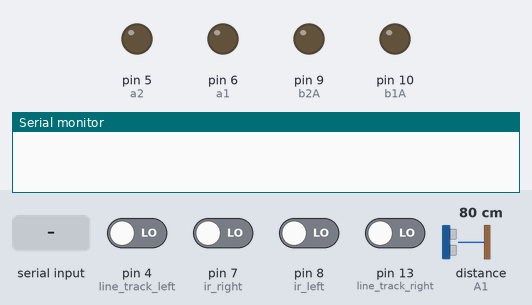
The sketch below on a simulated Arduino Uno, built with avr-gcc and run on an emulated ATmega328P. Parts: output pins drawn as LEDs (lit = HIGH), the last lines printed to the serial monitor. The test bench sets the inputs (shaded band); at power-on: pin 4 (line_track_left), pin 7 (ir_right), pin 8 (ir_left), pin 13 (line_track_right) LOW, distance to the obstacle (sensor on A1) 80 cm. The echo pulse lasts 58.3 µs per cm; EEPROM starts erased; pins used as bus, display or sensor lines are not drawn.

Above: at 1.2 s.
1.3 s: "30,150\n" received over the second serial link
2.8 s: "2\n" received over the second serial link
At 3.2 s:
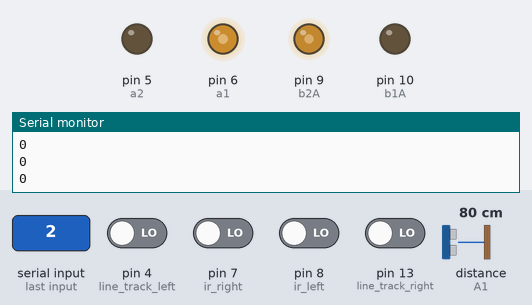
4.3 s: "1\n" received over the second serial link
At 5.2 s:
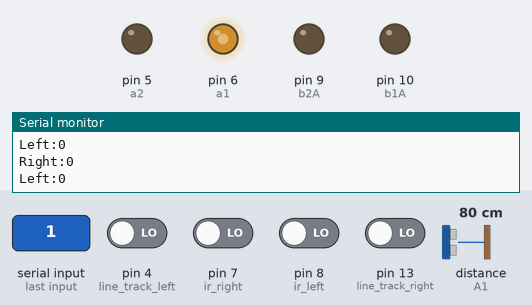
7.3 s: pin 4 (line_track_left) driven HIGH
At 8.2 s:
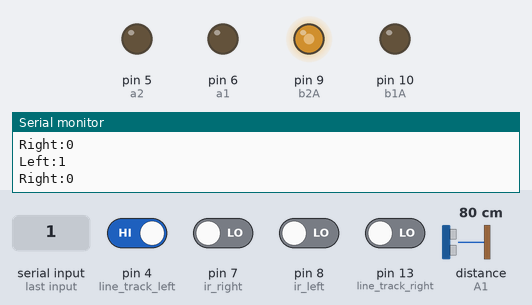
8.8 s: pin 4 (line_track_left) driven LOW
At 9.4 s:
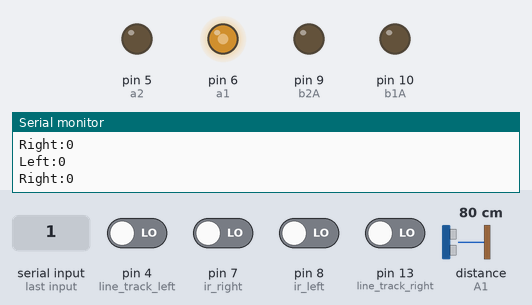
Timing chart, 0 to 11.8 s (numbered marks = the images above; inputs shaded):
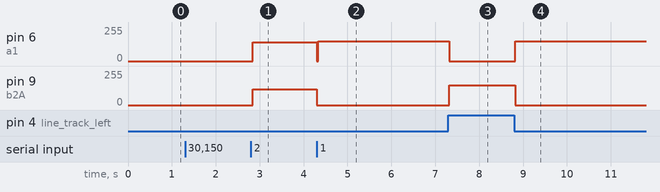

Measured:
- after the input at 2.8 s, pin 6 (a1): 0/255 → 139/255 at once; pin 9 (b2A): 0/255 → 119/255 at once
- after the input at 4.3 s, pin 6 (a1): 139/255 → 150/255 at once; pin 9 (b2A): 119/255 → 0/255 at once
- after the input at 7.3 s, pin 6 (a1): 150/255 → 0/255 at once; pin 9 (b2A): 0/255 → 150/255 at once
- after the input at 8.8 s, pin 6 (a1): 0/255 → 150/255 at once; pin 9 (b2A): 150/255 → 0/255 at once

The sketch:

arduino_car_project_code.ino
```cpp
#include <EEPROM.h>
#include <SoftwareSerial.h>

SoftwareSerial BT(11, 12); // RX, TX

// ================== PIN DEFINITIONS ==================
const int a1   = 6;
const int a2   = 5;
const int b1A  = 10;
const int b2A  = 9;
const int line_track_left  = 4;
const int line_track_right = 13;
const int ir_left  = 8;
const int ir_right = 7;
const int trigpin  = A0;
const int echopin  = A1;

// ================== SETTINGS ==================
int speed          = 150;
int turn_speed     = 150;
float leftOffset   = 1.0;
float rightOffset  = 1.0;
const int stopDistance = 15;

const float tilt_threshold  = 3.0; // minimum tilt to trigger a turn
const float drive_threshold = 3.0; // minimum forward/back tilt to drive


// ================== STATE ==================
int mode          = 0;
int last_position = 0;

// ================== MOVEMENT FUNCTIONS ==================
void moveforward() {
  analogWrite(a1,  int(speed * rightOffset));
  analogWrite(b2A, int(speed * leftOffset));
  digitalWrite(a2,  LOW);
  digitalWrite(b1A, LOW);
}

void turn_left() {
  analogWrite(a1,  turn_speed);
  analogWrite(a2,  LOW);
  analogWrite(b1A, LOW);
  analogWrite(b2A, LOW);
}

void turn_right() {
  analogWrite(b2A, turn_speed);
  analogWrite(a1,  LOW);
  analogWrite(a2,  LOW);
  analogWrite(b1A, LOW);
}

void stop_move() {
  analogWrite(a1,  0);
  analogWrite(a2,  0);
  analogWrite(b1A, 0);
  analogWrite(b2A, 0);
}

void moveBackward() {
  analogWrite(a2,  speed);
  digitalWrite(a1,  LOW);
  analogWrite(b1A, speed);
  digitalWrite(b2A, LOW);
}

// ================== SENSOR READING ==================
long readDist() {
  digitalWrite(trigpin, LOW);
  delayMicroseconds(2);
  digitalWrite(trigpin, HIGH);
  delayMicroseconds(10);
  digitalWrite(trigpin, LOW);
  long duration = pulseIn(echopin, HIGH, 5000);
  return (duration > 0) ? (duration * 0.034 / 2) : 0;
}

// ================== LINE TRACKING MODE ==================
void lineTracking() {
  int left  = digitalRead(line_track_left);
  int right = digitalRead(line_track_right);

  Serial.print("Left:"); Serial.println(left);
  Serial.print("Right:"); Serial.println(right);

  if (left == 1) turn_right();
  else           turn_left();
}

// ================== OBSTACLE AVOIDANCE MODE ==================
void obstacleAvoidance() {
  int left      = digitalRead(ir_left);
  int right     = digitalRead(ir_right);
  long distance = readDist();

  Serial.println(distance);

  if (distance > 0 && distance < stopDistance) {
    moveBackward();
    delay(200);
    if (right && !left) turn_right();
    else                turn_left();
    return;
  }

  if      (right && !left)  turn_right();
  else if (left  && !right) turn_left();
  else                      moveforward();
}

// ================== SETUP & LOOP ==================
void setup() {
  Serial.begin(9600);
  BT.begin(9600);

  pinMode(a1,               OUTPUT);
  pinMode(a2,               OUTPUT);
  pinMode(b1A,              OUTPUT);
  pinMode(b2A,              OUTPUT);
  pinMode(line_track_left,  INPUT);
  pinMode(line_track_right, INPUT);
  pinMode(ir_left,          INPUT);
  pinMode(ir_right,         INPUT);
  pinMode(trigpin,          OUTPUT);
  pinMode(echopin,          INPUT);

  EEPROM.write(0, 80);
  EEPROM.write(1, 93);
  leftOffset  = EEPROM.read(0) * 0.01;
  rightOffset = EEPROM.read(1) * 0.01;
}

// ================== GYRO CONTROL MODE ==================
void handleGyro() {
  // Look for the 'M' prefix in the Bluetooth stream
  if (BT.peek() == 'M') {
    BT.read(); // Consume the 'M'
    BT.read(); // Consume the ':'

    // parseInt automatically looks for the next valid integer
    int xValue = BT.parseInt();
    int yValue = BT.parseInt();

    // Debugging: See the parsed numbers in your Serial Monitor
    Serial.print("X: "); Serial.print(xValue);
    Serial.print(" | Y: "); Serial.println(yValue);

    // Movement Logic based on your Terminal values
    if (yValue < -50) {
      moveforward();    // Negative Y in your app seems to be "Up"
    } else if (yValue > 50) {
      moveBackward();   // Positive Y is "Down"
    } else if (xValue < -50) {
      turn_left();      // Negative X is "Left"
    } else if (xValue > 50) {
      turn_right();     // Positive X is "Right"
    } else {
      stop_move();      // Phone is relatively level
    }
  } else {
    // If the data isn't an 'M' string, just clear it
    BT.read();
  }
}

void loop() {
  if (BT.available()) {
    char check = BT.peek();

    if (check >= '0' && check <= '3') {
      mode = BT.read() - '0';
      stop_move();

      // Send message back to the Phone App Terminal
      BT.print(">>> ACTIVE MODE: ");
      if (mode == 0) BT.println("STANDBY");
      if (mode == 1) BT.println("LINE TRACKING");
      if (mode == 2) BT.println("OBSTACLE AVOIDANCE");
      if (mode == 3) BT.println("GYRO DRIVE");

      Serial.print("New Mode: "); Serial.println(mode);
    }

    if (mode == 3) {
      handleGyro();
    } else {
      while(BT.available() && BT.peek() != '0' && BT.peek() != '1' && BT.peek() != '2' && BT.peek() != '3') {
        BT.read();
      }
    }
  }
  switch (mode) {
    case 1:  lineTracking();      break;
    case 2:  obstacleAvoidance(); break;
    case 3:  break;
    default: stop_move();         break;
  }
}
```
